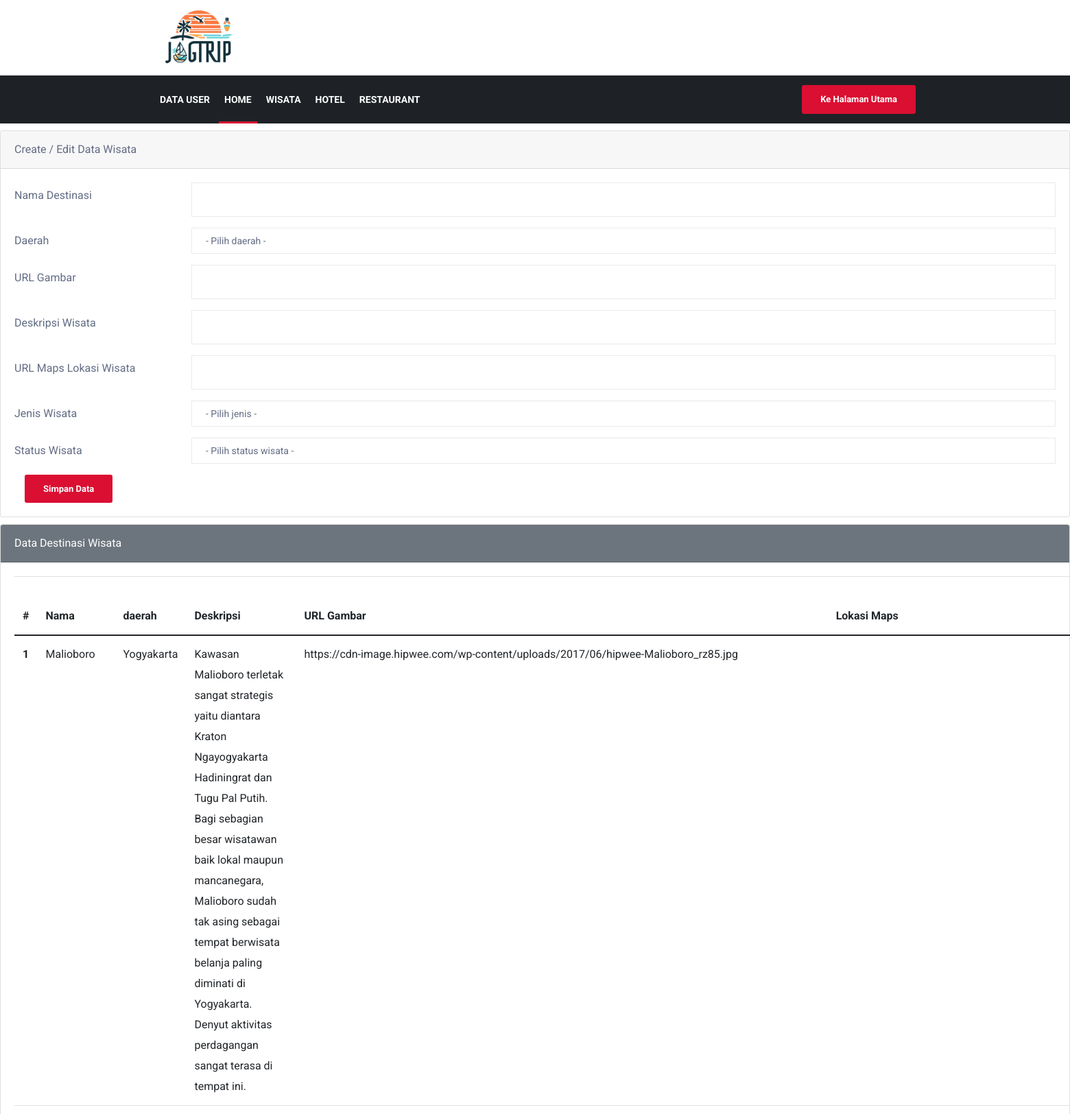
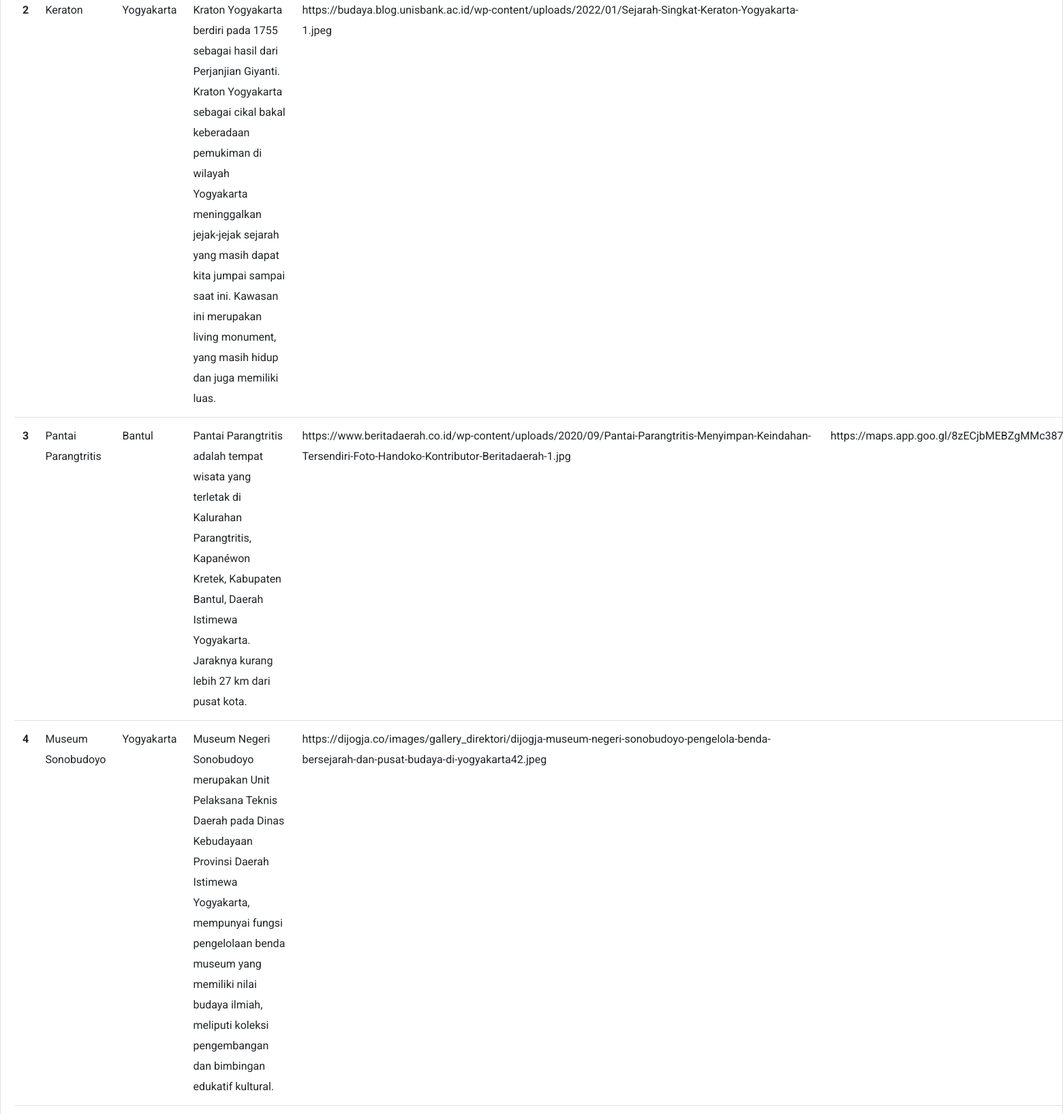
Page /admin-page/CRUD-wisata.php (upper part) on the committed database (2 pictures, top to bottom).
### tables this page shows
CREATE TABLE `wisata` (
  `id_wisata` int(11) NOT NULL,
  `nama_wisata` varchar(100) NOT NULL,
  `daerah_wisata` varchar(100) NOT NULL,
  `deskripsi_wisata` varchar(1000) NOT NULL,
  `lokasi_wisata` text NOT NULL,
  `gambar_wisata` text NOT NULL,
  `jenis_wisata` varchar(50) NOT NULL,
  `status_wisata` varchar(50) NOT NULL
);

### admin-page/CRUD-wisata.php (the view, shortened to what this page needs)
<?php
include "koneksi.php";
$nama       = "";
$deskripsi  = "";
$lokasi     = "";
$gambar     = "";
?>
<!DOCTYPE html>
<html lang="en">
<head>
    <?php
    include "head.php"
    ?>
</head>
<body>
    <?php
    include "navbar.php"
    ?>
    <div class="mx-auto">
        <div class="card">
            <div class="card-header">
                Create / Edit Data Wisata
            </div>
            <div class="card-body">
                <form action="" method="POST">
                    <div class="mb-3 row">
                        <label for="nama" class="col-sm-2 col-form-label">Nama Destinasi</label>
                        <div class="col-sm-10">
                            <input type="text" class="form-control" id="nama" name="nama_wisata" value="<?php echo $nama ?>">
                        </div>
                    </div>
                    <div class="mb-3 row">
                        <label for="daerah" class="col-sm-2 col-form-label">Daerah</label>
                        <div class="col-sm-10">
                            <select class="form-control" name="daerah_wisata" id="daerah">
                                <option value="">- Pilih daerah -</option>
                            </select>
                        </div>
                    </div>
                    <div class="mb-3 row">
                        <label for="gambar" class="col-sm-2 col-form-label">URL Gambar</label>
                        <div class="col-sm-10">
                            <input type="text" class="form-control" id="gambar" name="gambar_wisata" value="<?php echo $gambar ?>">
                        </div>
                    </div>
                    <div class="mb-3 row">
                        <label for="deskripsi" class="col-sm-2 col-form-label">Deskripsi Wisata</label>
                        <div class="col-sm-10">
                            <input type="text" class="form-control" id="deskripsi" name="deskripsi_wisata" value="<?php echo $deskripsi ?>">
                        </div>
                    </div>
                    <div class="mb-3 row">
                        <label for="lokasi" class="col-sm-2 col-form-label">URL Maps Lokasi Wisata</label>
                        <div class="col-sm-10">
                            <input type="text" class="form-control" id="lokasi" name="lokasi_wisata" value="<?php echo $lokasi ?>">
                        </div>
                    </div>
                    <div class="mb-3 row">
                        <label for="jenis" class="col-sm-2 col-form-label">Jenis Wisata</label>
                        <div class="col-sm-10">
                            <select class="form-control" name="jenis_wisata" id="jenis">
                                <option value="">- Pilih jenis -</option>
                            </select>
                        </div>
                    </div>
                    <div class="mb-3 row">
                        <label for="status" class="col-sm-2 col-form-label">Status Wisata</label>
                        <div class="col-sm-10">
                            <select class="form-control" name="status_wisata" id="status">
                                <option value="">- Pilih status wisata -</option>
                            </select>
                        </div>
                    </div>
                    <div class="col-12">
                        <input type="submit" name="simpan" value="Simpan Data" class="btn btn-primary" />
                    </div>
                </form>
            </div>
        </div>
        <div class="card">
            <div class="card-header text-white bg-secondary">
                Data Destinasi Wisata
            </div>
            <div class="card-body">
                <table class="table">
                    <thead>
                        <tr>
                            <th scope="col">#</th>
                            <th scope="col">Nama</th>
                            <th scope="col">daerah</th>
                            <th scope="col">Deskripsi</th>
                            <th scope="col">URL Gambar</th>
                            <th scope="col">Lokasi Maps</th>
                        </tr>
                    </thead>
                    <tbody>
                        <?php
                        $sql2   = "select * from wisata order by id_wisata desc";
                        $q2     = mysqli_query($koneksi, $sql2);
                        $urut   = 1;
                        while ($r2 = mysqli_fetch_array($q2)) {
                            $nama       = $r2['nama_wisata'];
                            $daerah     = $r2['daerah_wisata'];
                            $deskripsi  = $r2['deskripsi_wisata'];
                            $gambar     = $r2['gambar_wisata'];
                            $lokasi     = $r2['lokasi_wisata'];
                        ?>
                            <tr>
                                <th scope="row"><?php echo $urut++ ?></th>
                                <td scope="row"><?php echo $nama ?></td>
                                <td scope="row"><?php echo $daerah ?></td>
                                <td scope="row"><?php echo $deskripsi ?></td>
                                <td scope="row"><?php echo $gambar ?></td>
                                <td scope="row"><?php echo $lokasi ?></td>
                            </tr>
                        <?php
                        }
                        ?>
                    </tbody>
                </table>
            </div>
        </div>
    </div>
</body>
</html>

### admin-page/css/style.css (style rules this page uses)
body { background: #fff; color: #626c84; -webkit-font-smoothing: antialiased; -moz-osx-font-smoothing: grayscale; font-family: "Roboto", sans-serif; font-size: 16px; line-height: 30px; }
html { overflow-x: hidden !important; width: 100%; height: 100%; position: relative; text-rendering: optimizeLegibility; }
body { border: 0; margin: 0; padding: 0; }
.form-control { -webkit-box-shadow: none; box-shadow: none; border: 1px solid #eaeaea; padding: 5px 20px; height: 50px; background: none; color: #626c84; font-size: 14px; border-radius: 0; font-weight: normal; }
.btn.btn-primary, .btn-dark, .btn-border, .btn-white { font-size: 13px; font-weight: 700; padding: 10px 25px; line-height: 1.33; border-radius: 3px; border: 0; -webkit-transition: color 400ms, background-color 400ms, border-color 400ms; transition: color 400ms, background-color 400ms, border-color 400ms; transition: color 400ms, background-color 400ms, border-color 400ms; }
.btn.btn-primary { background: #da0f32; border: 2px solid transparent; }
:root { --primary: #da0f32; --light: #f1f8ff; --dark: #0f172b; }

### admin-page/head.php (style rules this page uses)
.mx-auto { width: auto; }
.card { margin-top: 10px; }

### rows in the picture
wisata: nama_wisata "Malioboro", daerah_wisata "Yogyakarta", deskripsi_wisata "Kawasan Malioboro terletak sangat strategis yaitu diantara Kraton Ngayogyakarta Hadiningrat dan Tugu Pal Putih. Bagi sebagian besar wisatawan baik lokal maupun mancanegara, Malioboro sudah tak asing sebagai tempat berwisata belanja paling diminati di Yogyakarta. Denyut aktivitas perdagangan sangat terasa di tempat ini.", gambar_wisata "https://cdn-image.hipwee.com/wp-content/uploads/2017/06/hipwee-Malioboro_rz85.jpg"
wisata: nama_wisata "Keraton", daerah_wisata "Yogyakarta", deskripsi_wisata "Kraton Yogyakarta berdiri pada 1755 sebagai hasil dari Perjanjian Giyanti. Kraton Yogyakarta sebagai cikal bakal keberadaan pemukiman di wilayah Yogyakarta meninggalkan jejak-jejak sejarah yang masih dapat kita jumpai sampai saat ini. Kawasan ini merupakan living monument, yang masih hidup dan juga memiliki luas.", gambar_wisata "https://budaya.blog.unisbank.ac.id/wp-content/uploads/2022/01/Sejarah-Singkat-Keraton-Yogyakarta-1.jpeg"
wisata: nama_wisata "Pantai Parangtritis", daerah_wisata "Bantul", deskripsi_wisata "Pantai Parangtritis adalah tempat wisata yang terletak di Kalurahan Parangtritis, Kapanéwon Kretek, Kabupaten Bantul, Daerah Istimewa Yogyakarta. Jaraknya kurang lebih 27 km dari pusat kota.", gambar_wisata "https://www.beritadaerah.co.id/wp-content/uploads/2020/09/Pantai-Parangtritis-Menyimpan-Keindahan-Tersendiri-Foto-Handoko-Kontributor-Beritadaerah-1.jpg", lokasi_wisata "https://maps.app.goo.gl/8zECjbMEBZgMMc387"
wisata: nama_wisata "Museum Sonobudoyo", daerah_wisata "Yogyakarta", deskripsi_wisata "Museum Negeri Sonobudoyo merupakan Unit Pelaksana Teknis Daerah pada Dinas Kebudayaan Provinsi Daerah Istimewa Yogyakarta, mempunyai fungsi pengelolaan benda museum yang memiliki nilai budaya ilmiah, meliputi koleksi pengembangan dan bimbingan edukatif kultural.", gambar_wisata "https://dijogja.co/images/gallery_direktori/dijogja-museum-negeri-sonobudoyo-pengelola-benda-bersejarah-dan-pusat-budaya-di-yogyakarta42.jpeg"
